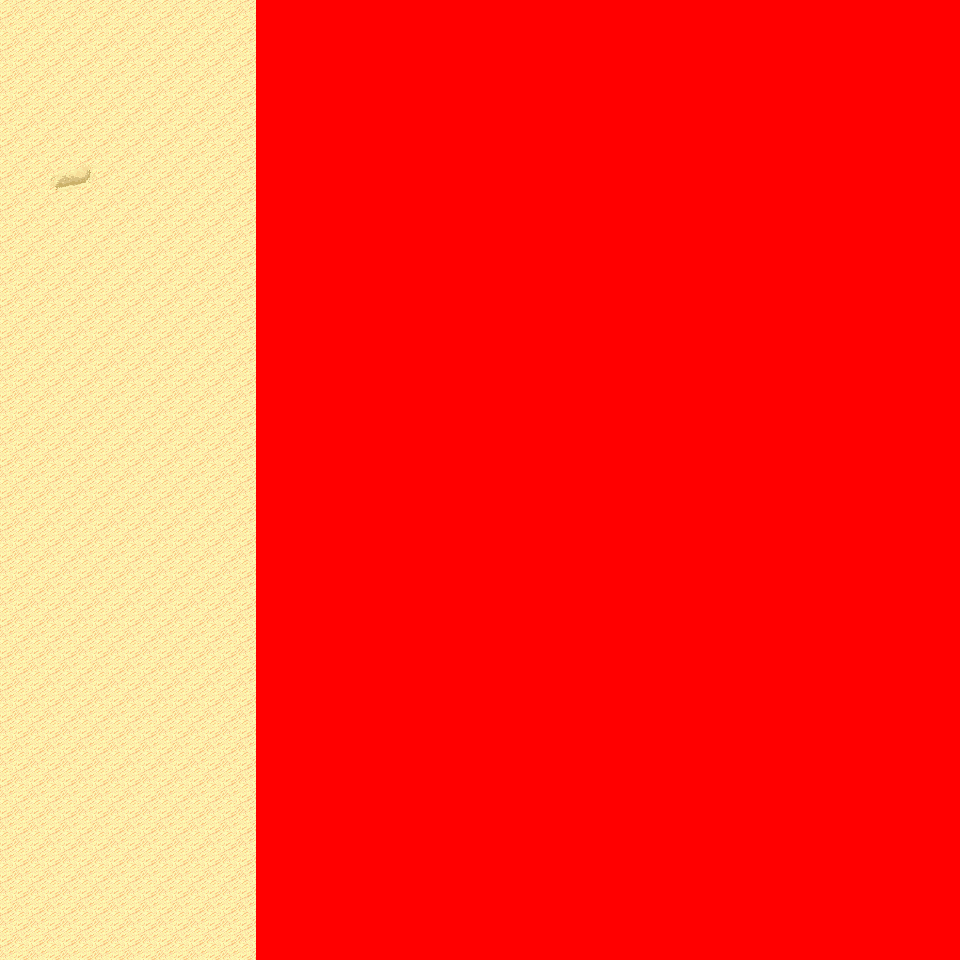

Rendered tile map (Tiled .tmx) drawn with the repository's tilesets; below, a short description and the map source with its tile grids summarised:
An orthogonal 30x30 tile map with 32x32 px tiles, 6 tile layers (Ground, Object, Object2, Above, ...), 8 tilesets and 3 objects (3x mapchange).

<map version="1.0" orientation="orthogonal" renderorder="right-down" width="30" height="30" tilewidth="32" tileheight="32" nextobjectid="4">
  <tileset firstgid="1" name="tileset_logic_collision" tilewidth="32" tileheight="32" tilecount="1" columns="1">
    <image source="../drawable/tileset_logic_collision.png" width="32" height="32" />
  </tileset>
  <tileset firstgid="2" name="tileset_ground_ground" tilewidth="32" tileheight="32" tilecount="33" columns="3">
    <image source="../drawable/tileset_ground_ground.png" width="96" height="352" />
  </tileset>
  <tileset firstgid="35" name="tileset_ground_ridge_earth_pale" tilewidth="32" tileheight="32" tilecount="96" columns="12">
    <image source="../drawable/tileset_ground_ridge_earth_pale.png" width="384" height="256" />
  </tileset>
  <tileset firstgid="131" name="tileset_ground_ridge_earth_dark" tilewidth="32" tileheight="32" tilecount="96" columns="12">
    <image source="../drawable/tileset_ground_ridge_earth_dark.png" width="384" height="256" />
  </tileset>
  <tileset firstgid="227" name="tileset_terrain_desert" tilewidth="32" tileheight="32" tilecount="88" columns="8">
    <image source="../drawable/tileset_terrain_desert.png" width="256" height="352" />
  </tileset>
  <tileset firstgid="315" name="tileset_plant_tree_tree_darkgreen" tilewidth="32" tileheight="32" tilecount="88" columns="8">
    <image source="../drawable/tileset_plant_tree_tree_darkgreen.png" width="256" height="352" />
  </tileset>
  <tileset firstgid="403" name="tileset_ground_sand_2" tilewidth="32" tileheight="32" tilecount="15" columns="5">
    <image source="../drawable/tileset_ground_sand_2.png" width="160" height="96" />
  </tileset>
  <tileset firstgid="418" name="tileset_plant_cactus_2" tilewidth="32" tileheight="32" tilecount="10" columns="5">
    <image source="../drawable/tileset_plant_cactus_2.png" width="160" height="64" />
  </tileset>
  <layer name="Ground" width="30" height="30">
    <data>[900 cells, 900 non-empty, 10 distinct tile ids]</data>
  </layer>
  <layer name="Object" width="30" height="30">
    <data>[900 cells, 13 non-empty, 6 distinct tile ids]</data>
  </layer>
  <layer name="Object2" width="30" height="30">
    <data>[900 cells, 0 non-empty, 0 distinct tile ids]</data>
  </layer>
  <layer name="Above" width="30" height="30">
    <data>[900 cells, 4 non-empty, 2 distinct tile ids]</data>
  </layer>
  <layer name="Above2" width="30" height="30">
    <data>[900 cells, 0 non-empty, 0 distinct tile ids]</data>
  </layer>
  <layer name="Walkable" width="30" height="30">
    <data>[900 cells, 660 non-empty, 1 distinct tile ids]</data>
  </layer>
  <objectgroup name="MapEvents">
    <object id="1" name="north" type="mapchange" x="0" y="0" width="256" height="32">
      <properties>
        <property name="map" value="0_ados_mountain_n2_w2_x3_y1" />
        <property name="place" value="south" />
      </properties>
    </object>
    <object id="2" name="south" type="mapchange" x="0" y="928" width="256" height="32">
      <properties>
        <property name="map" value="0_ados_mountain_n2_w2_x3_y3" />
        <property name="place" value="north" />
      </properties>
    </object>
    <object id="3" name="west" type="mapchange" x="0" y="0" width="32" height="960">
      <properties>
        <property name="map" value="0_ados_mountain_n2_w2_x2_y2" />
        <property name="place" value="east" />
      </properties>
    </object>
  </objectgroup>
</map>
